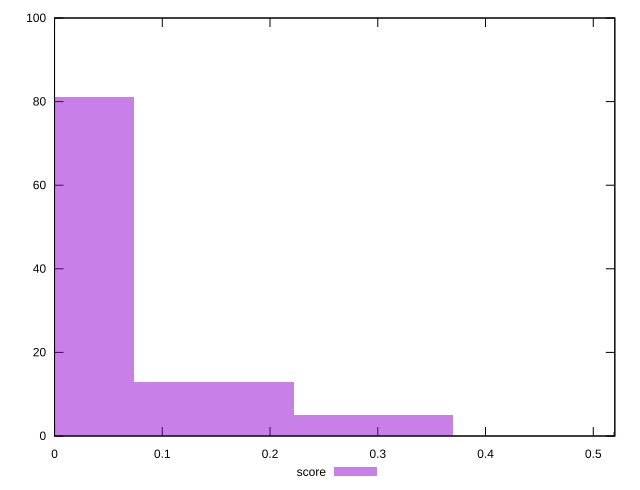

Write gnuplot code to recreate this figure.
reset

$score <<EOF
0 81
0.14804314094083806 13
0.2960862818816761 5
0.5921725637633523 1
EOF

set key outside below
set boxwidth 0.14804314094083806
set xrange [0:0.52]
set yrange [0:100]
set trange [0:100]
set style fill transparent solid 0.5 noborder
set terminal svg size 640, 490 enhanced background rgb 'white'
set output "reports/report_00027_2021-02-24T12-40-31.850Z/estimated-input-latency/samples/music/score/histogram.svg"

plot $score title "score" with boxes

reset
